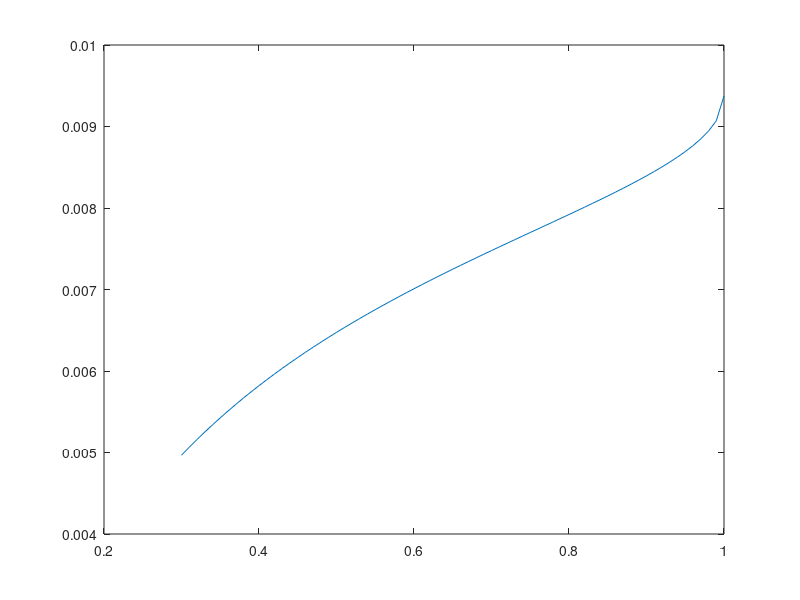

This chart was generated by the following MATLAB code:
clear all

% Constants
A = -5.25+12.5i;
B = 5+2.5i;
C = -31.25-10.625i;
D = A;

%A=0.9706+0.00269i;
%B=6.39+69.998i;
%C=-1.155e-6+1i*(8.277e-4);
%D=0.9706+0.00269i

Pr = 100e3/3;
pf = 0.3:0.01:1;
Ir = zeros(1, length(pf));
Vs = Ir;
Is = Ir;

% Get Vr from user
Vr = 1000/3; %input("Enter Vr: ");

% Calculate Ir
Ir = (Pr./(Vr.*pf)) .* exp(i.*acos(pf));

% Calculate sending end values
Vs = A*Vr + B.*Ir;
Is = C*Vr + D.*Ir;
Ss = Vs.*conj(Is);
Ps = real(Ss);

% Calculating Output
eff = Pr./Ps;

% Test values
figure
plot(pf, eff)

%Ps(find(pf==0.8))
